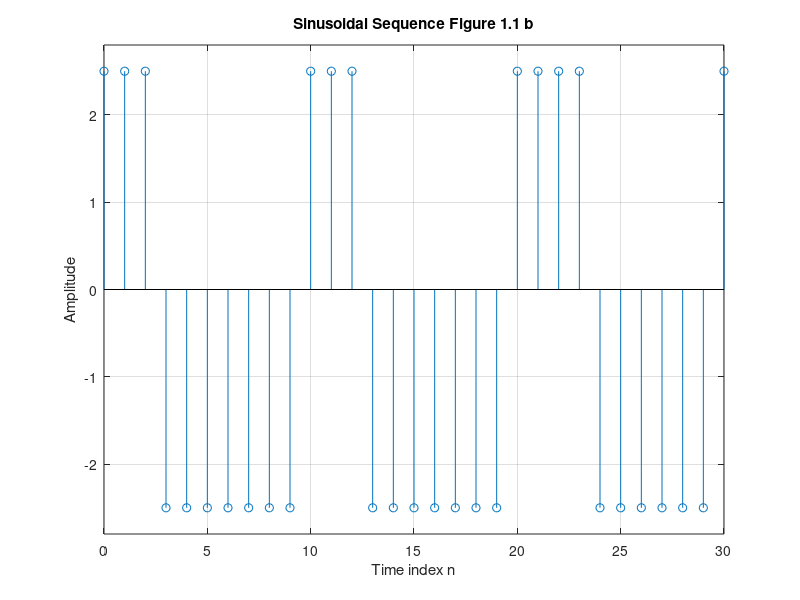

This chart was generated by the following MATLAB code:
% Program P1_41_Figure_1.1b
% Generation of a sinusoidal sequence
n = 0:30;   
f = 0.1;            
phase = 0;          
A = 2.5;   
duty = 30;
arg = 2*pi*f*n - phase; 
x = A*square(arg,duty);
clf;            % Clear old graph
stem(n,x);      % Plot the generated sequence
axis([0 30 -2.8 2.8]);
grid; 
title('Sinusoidal Sequence Figure 1.1 b');
xlabel('Time index n');
ylabel('Amplitude');
axis;
